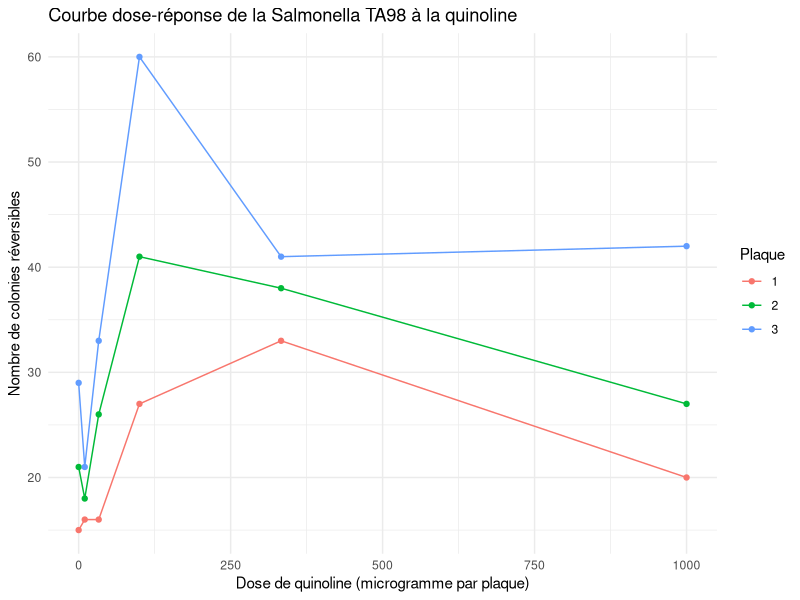
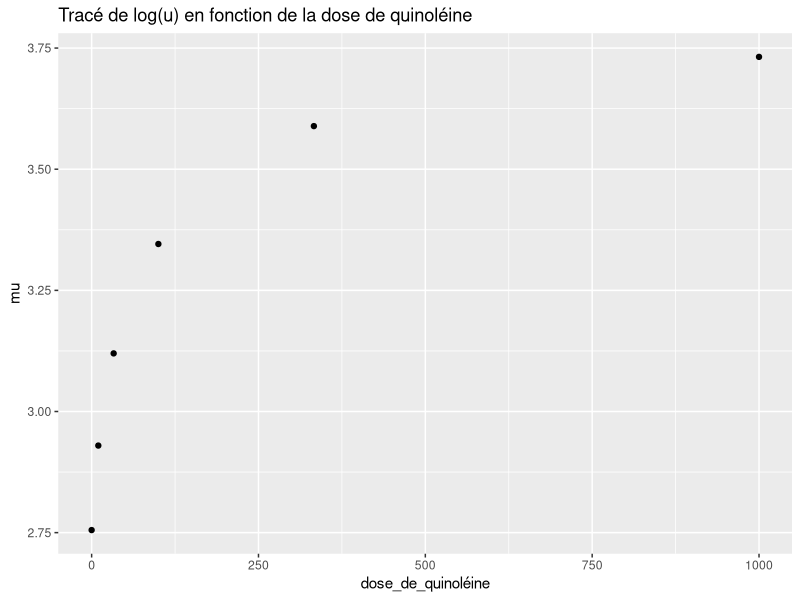

Source code (R) for these figures, in order:
## ---- chunk 1
# Charger la bibliothèque ggplot2
library(ggplot2)

# Données
y <- matrix(c(15, 21, 29,
              16, 18, 21,
              16, 26, 33,
              27, 41, 60,
              33, 38, 41,
              20, 27, 42), ncol = 3, byrow = TRUE)

x <- c(0, 10, 33, 100, 333, 1000)

# Transformer les données en un dataframe
data <- data.frame(x = rep(x, times = ncol(y)), y = c(y), Plate = factor(rep(1:ncol(y), each = nrow(y))))

# Tracer
ggplot(data, aes(x = x, y = y)) +
  geom_point(aes(color = Plate)) +
  geom_line(aes(group = Plate, color = Plate)) +
  labs(x = "Dose de quinoline (microgramme par plaque)", y = "Nombre de colonies réversibles", color = "Plaque") +
  ggtitle("Courbe dose-réponse de la Salmonella TA98 à la quinoline") +
  theme_minimal()

## ---- chunk 2
library(knitr)

dose_de_quinoléine = c(0, 10, 33, 100, 333, 1000)
alpha_mean = 2.16935
beta_mean = 0.2544539
gamma_mean = -1.978e-4
lambda_mean = 0.00004596

mu <- alpha_mean + beta_mean * log(dose_de_quinoléine+10) + gamma_mean * dose_de_quinoléine + lambda_mean

# Fusionner les tableaux x et y
data <- data.frame(dose = dose_de_quinoléine, mu = mu)

# Afficher le tableau
kable(data, caption = "Tableau de mu en fonction de la dose de quinoléine", format = "latex")

# Tracer le graphique
ggplot(data, aes(x = dose_de_quinoléine, y = mu)) +
  geom_point() +
  labs(x = "dose_de_quinoléine", y = "mu") +
  ggtitle("Tracé de log(u) en fonction de la dose de quinoléine")
